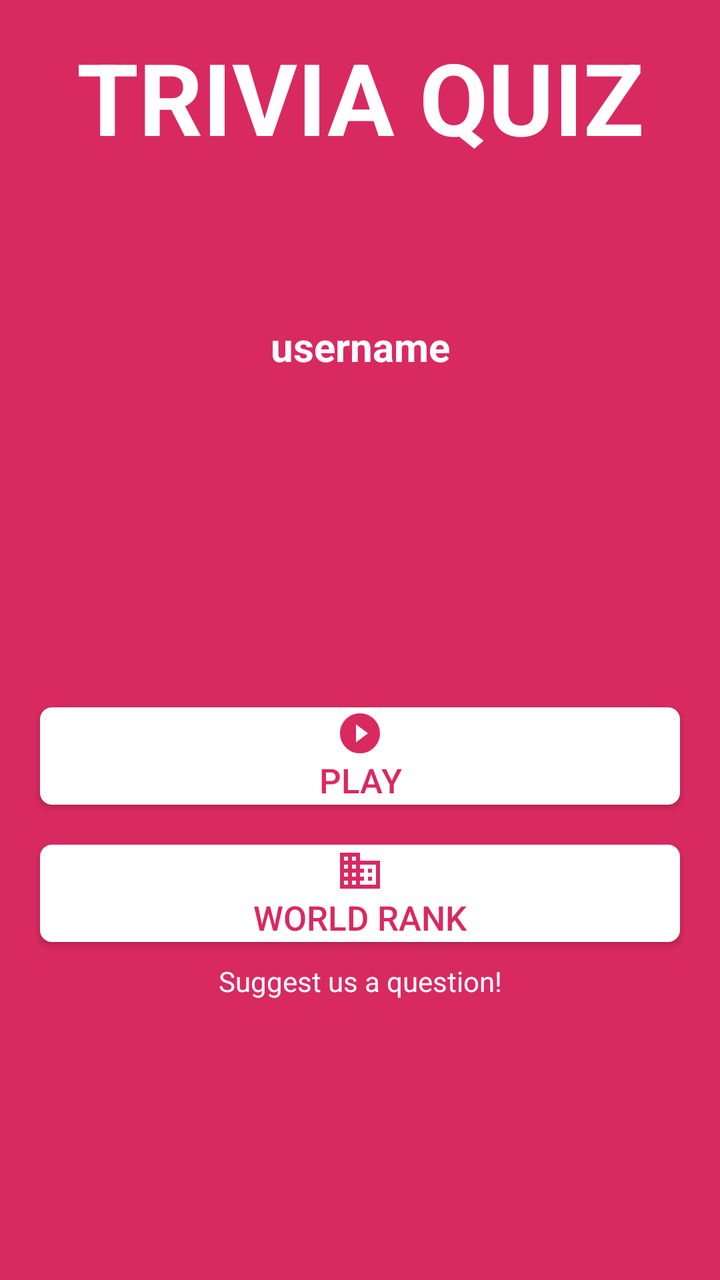
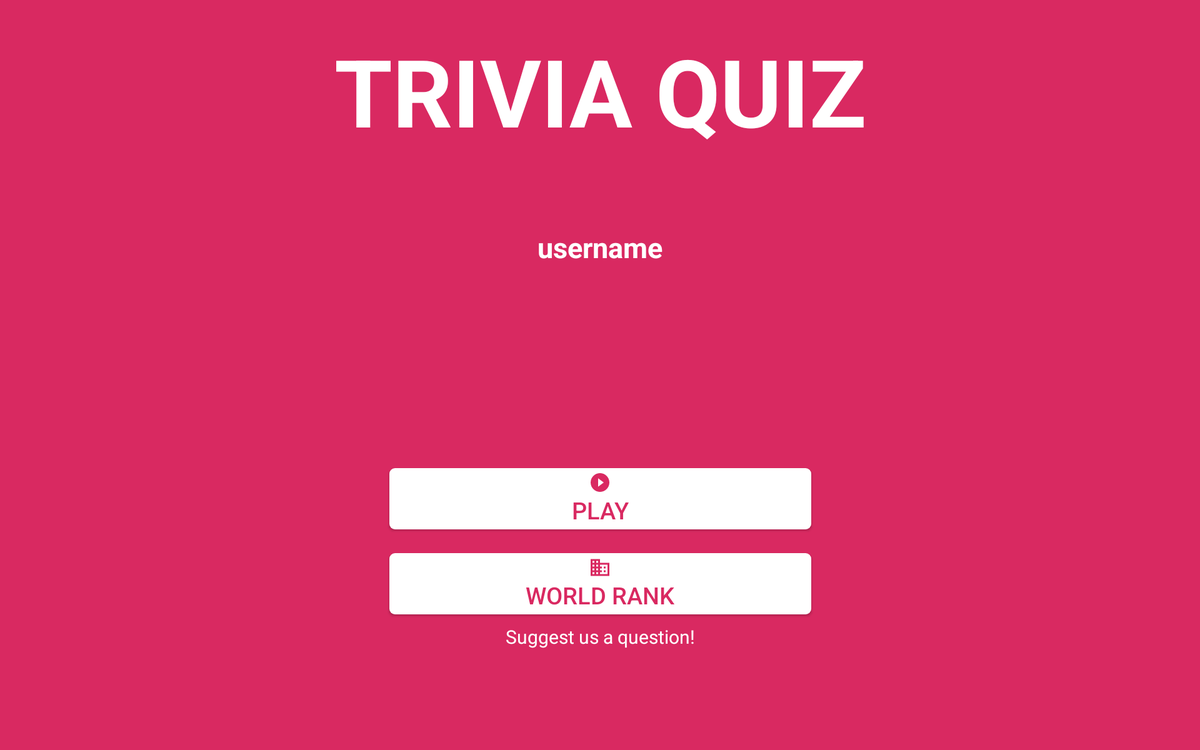

One screen, two layout resources from the same app: the default and the repository's alternative for another configuration. Each is rendered where Android would select it; the XML of both is given below.
<!-- AndroidManifest.xml: application theme AppTheme -->
<!-- res/layout/welcome_activity.xml -->
<?xml version="1.0" encoding="utf-8"?>
<androidx.constraintlayout.widget.ConstraintLayout xmlns:android="http://schemas.android.com/apk/res/android"
    xmlns:app="http://schemas.android.com/apk/res-auto"
    xmlns:tools="http://schemas.android.com/tools"
    android:id="@+id/container"
    android:layout_width="match_parent"
    android:layout_height="match_parent"
    android:background="#D92961">

    <TextView
        android:id="@+id/trivia_title"
        android:layout_width="match_parent"
        android:layout_height="wrap_content"
        android:layout_marginTop="15dp"
        android:text="@string/trivia_quiz_title"
        android:textAlignment="center"
        android:textColor="#fff"
        android:textSize="50sp"
        android:textStyle="bold"
        app:layout_constraintEnd_toEndOf="parent"
        app:layout_constraintStart_toStartOf="parent"
        app:layout_constraintTop_toTopOf="parent" />

    <TextView
        android:id="@+id/username"
        android:layout_width="match_parent"
        android:layout_height="wrap_content"
        android:layout_marginTop="78dp"
        android:text="@string/username"
        android:textAlignment="center"
        android:textColor="#fff"
        android:textSize="20sp"
        android:textStyle="bold"
        app:layout_constraintEnd_toEndOf="parent"
        app:layout_constraintStart_toStartOf="parent"
        app:layout_constraintTop_toBottomOf="@id/trivia_title" />

    <ImageView
        android:id="@+id/profilePic"
        android:layout_width="120dp"
        android:layout_height="120dp"
        android:layout_marginTop="7dp"
        android:contentDescription="@string/todo7"
        app:layout_constraintEnd_toEndOf="parent"
        app:layout_constraintStart_toStartOf="parent"
        app:layout_constraintTop_toBottomOf="@+id/username"
        tools:srcCompat="@tools:sample/avatars" />

    <Button
        android:id="@+id/start_game_button"
        android:layout_width="320dp"
        android:layout_height="wrap_content"
        android:layout_marginTop="40dp"
        android:layout_marginBottom="30dp"
        android:background="@drawable/custom_button5"
        android:drawableTop="@drawable/ic_play_circle_filled_black_24dp"
        android:padding="1dp"
        android:text="@string/play"
        android:textAlignment="center"
        android:textColor="#D92961"
        android:textSize="17sp"
        app:layout_constraintEnd_toEndOf="parent"
        app:layout_constraintStart_toStartOf="parent"
        app:layout_constraintTop_toBottomOf="@+id/profilePic" />

    <Button
        android:id="@+id/world_rank_button"
        android:layout_width="320dp"
        android:layout_height="wrap_content"
        android:layout_marginTop="20dp"
        android:background="@drawable/custom_button5"
        android:drawableTop="@drawable/ic_business_black_24dp"
        android:padding="1dp"
        android:text="@string/world_rank"
        android:textAlignment="center"
        android:textColor="#D92961"
        android:textSize="17sp"
        app:layout_constraintEnd_toEndOf="parent"
        app:layout_constraintStart_toStartOf="parent"
        app:layout_constraintTop_toBottomOf="@+id/start_game_button" />

    <TextView
        android:id="@+id/suggest_question"
        android:layout_width="wrap_content"
        android:layout_height="wrap_content"
        android:layout_gravity="center"
        android:layout_marginTop="10dp"
        android:clickable="true"
        android:focusable="true"
        android:text="@string/suggest"
        android:textColor="#fff"
        app:layout_constraintEnd_toEndOf="parent"
        app:layout_constraintStart_toStartOf="parent"
        app:layout_constraintTop_toBottomOf="@+id/world_rank_button" />

    <ImageButton
        android:id="@+id/openSettings_Button2"
        android:layout_width="30dp"
        android:layout_height="30dp"
        android:layout_gravity="end"
        android:layout_marginTop="85dp"
        android:layout_marginEnd="10dp"
        android:background="@drawable/ic_settings_black_24dp2"
        android:contentDescription="@string/todo3"
        android:onClick="openSettings2"
        app:layout_constraintBottom_toBottomOf="parent"
        app:layout_constraintEnd_toEndOf="parent"
        app:layout_constraintTop_toBottomOf="@+id/world_rank_button"
        app:layout_constraintVertical_bias="0.846" />

    <ImageButton
        android:id="@+id/openFragment"
        android:layout_width="29dp"
        android:layout_height="29dp"
        android:layout_gravity="end"
        android:layout_marginStart="10dp"
        android:layout_marginTop="85dp"
        android:background="@drawable/ic_baseline_info_24"
        android:contentDescription="@string/todo3"
        app:layout_constraintBottom_toBottomOf="parent"
        app:layout_constraintStart_toStartOf="parent"
        app:layout_constraintTop_toBottomOf="@+id/world_rank_button"
        app:layout_constraintVertical_bias="0.846" />

</androidx.constraintlayout.widget.ConstraintLayout>
<!-- resources referenced by this layout -->
<resources>
  <!-- drawable custom_button5 (drawable) -->
  <?xml version="1.0" encoding="utf-8"?>
  <shape xmlns:android="http://schemas.android.com/apk/res/android" android:shape="rectangle">
  
      <corners android:radius="6dp" />
      <gradient android:startColor="#ffffff" android:endColor="#ffffff" android:type="linear" />
  
  </shape>
  <!-- drawable ic_business_black_24dp (drawable) -->
  <vector android:height="24dp" android:tint="#D92961"
      android:viewportHeight="24.0" android:viewportWidth="24.0"
      android:width="24dp" xmlns:android="http://schemas.android.com/apk/res/android">
      <path android:fillColor="#FF000000" android:pathData="M12,7L12,3L2,3v18h20L22,7L12,7zM6,19L4,19v-2h2v2zM6,15L4,15v-2h2v2zM6,11L4,11L4,9h2v2zM6,7L4,7L4,5h2v2zM10,19L8,19v-2h2v2zM10,15L8,15v-2h2v2zM10,11L8,11L8,9h2v2zM10,7L8,7L8,5h2v2zM20,19h-8v-2h2v-2h-2v-2h2v-2h-2L12,9h8v10zM18,11h-2v2h2v-2zM18,15h-2v2h2v-2z"/>
  </vector>
  <!-- drawable ic_play_circle_filled_black_24dp (drawable) -->
  <vector android:height="24dp" android:tint="#D92961"
      android:viewportHeight="24.0" android:viewportWidth="24.0"
      android:width="24dp" xmlns:android="http://schemas.android.com/apk/res/android">
      <path android:fillColor="#FF000000" android:pathData="M12,2C6.48,2 2,6.48 2,12s4.48,10 10,10 10,-4.48 10,-10S17.52,2 12,2zM10,16.5v-9l6,4.5 -6,4.5z"/>
  </vector>
  <string name="play">Play</string>
  <string name="suggest">Suggest us a question!</string>
  <string name="todo3">TODO</string>
  <string name="todo7">TODO</string>
  <string name="trivia_quiz_title">TRIVIA QUIZ</string>
  <string name="username">username</string>
  <string name="world_rank">World rank</string>
  <style name="AppTheme" parent="Theme.AppCompat.Light.NoActionBar">
          
          <item name="colorPrimary">@color/colorPrimary</item>
          <item name="colorPrimaryDark">#F8A219</item>
          <item name="colorAccent">#00B8D4</item>
      </style>
  <color name="colorPrimary">#6200EE</color>
</resources>
<!-- res/layout-sw720dp-land/welcome_activity.xml (the repository's variant of the layout above) -->
<!-- drawn on a large tablet held sideways -->
<?xml version="1.0" encoding="utf-8"?>
<androidx.constraintlayout.widget.ConstraintLayout xmlns:android="http://schemas.android.com/apk/res/android"
    xmlns:app="http://schemas.android.com/apk/res-auto"
    xmlns:tools="http://schemas.android.com/tools"
    android:id="@+id/container"
    android:layout_width="match_parent"
    android:layout_height="match_parent"
    android:background="#D92961">

    <TextView
        android:id="@+id/trivia_title"
        android:layout_width="match_parent"
        android:layout_height="wrap_content"
        android:layout_marginTop="30dp"
        android:text="@string/trivia_quiz_title"
        android:textAlignment="center"
        android:textColor="#fff"
        android:textSize="100sp"
        android:textStyle="bold"
        app:layout_constraintEnd_toEndOf="parent"
        app:layout_constraintStart_toStartOf="parent"
        app:layout_constraintTop_toTopOf="parent" />

    <TextView
        android:id="@+id/username"
        android:layout_width="match_parent"
        android:layout_height="wrap_content"
        android:layout_marginTop="80dp"
        android:text="@string/username"
        android:textAlignment="center"
        android:textColor="#fff"
        android:textSize="30sp"
        android:textStyle="bold"
        app:layout_constraintEnd_toEndOf="parent"
        app:layout_constraintStart_toStartOf="parent"
        app:layout_constraintTop_toBottomOf="@id/trivia_title" />

    <ImageView
        android:id="@+id/profilePic"
        android:layout_width="150dp"
        android:layout_height="150dp"
        android:layout_marginTop="10dp"
        android:contentDescription="@string/todo7"
        app:layout_constraintEnd_toEndOf="parent"
        app:layout_constraintStart_toStartOf="parent"
        app:layout_constraintTop_toBottomOf="@+id/username"
        tools:srcCompat="@tools:sample/avatars" />

    <Button
        android:id="@+id/start_game_button"
        android:layout_width="450dp"
        android:layout_height="wrap_content"
        android:layout_marginTop="55dp"
        android:layout_marginBottom="30dp"
        android:background="@drawable/custom_button5"
        android:drawableTop="@drawable/ic_play_circle_filled_black_24dp"
        android:padding="3dp"
        android:text="@string/play"
        android:textAlignment="center"
        android:textColor="#D92961"
        android:textSize="25sp"
        app:layout_constraintEnd_toEndOf="parent"
        app:layout_constraintStart_toStartOf="parent"
        app:layout_constraintTop_toBottomOf="@+id/profilePic" />

    <Button
        android:id="@+id/world_rank_button"
        android:layout_width="450dp"
        android:layout_height="wrap_content"
        android:layout_marginTop="25dp"
        android:background="@drawable/custom_button5"
        android:drawableTop="@drawable/ic_business_black_24dp"
        android:padding="3dp"
        android:text="@string/world_rank"
        android:textAlignment="center"
        android:textColor="#D92961"
        android:textSize="25sp"
        app:layout_constraintEnd_toEndOf="parent"
        app:layout_constraintStart_toStartOf="parent"
        app:layout_constraintTop_toBottomOf="@+id/start_game_button" />

    <TextView
        android:id="@+id/suggest_question"
        android:layout_width="wrap_content"
        android:layout_height="wrap_content"
        android:layout_gravity="center"
        android:layout_marginTop="10dp"
        android:clickable="true"
        android:focusable="true"
        android:text="@string/suggest"
        android:textColor="#fff"
        android:textSize="20sp"
        app:layout_constraintEnd_toEndOf="parent"
        app:layout_constraintStart_toStartOf="parent"
        app:layout_constraintTop_toBottomOf="@+id/world_rank_button" />

    <ImageButton
        android:id="@+id/openSettings_Button2"
        android:layout_width="40dp"
        android:layout_height="40dp"
        android:layout_gravity="end"
        android:layout_marginTop="16dp"
        android:layout_marginEnd="16dp"
        android:background="@drawable/ic_settings_black_24dp2"
        android:contentDescription="@string/todo3"
        android:onClick="openSettings2"
        app:layout_constraintBottom_toBottomOf="parent"
        app:layout_constraintEnd_toEndOf="parent"
        app:layout_constraintTop_toBottomOf="@+id/world_rank_button"
        app:layout_constraintVertical_bias="0.94" />

    <ImageButton
        android:id="@+id/openFragment"
        android:layout_width="40dp"
        android:layout_height="40dp"
        android:layout_gravity="end"
        android:layout_marginEnd="75dp"
        android:background="@drawable/ic_baseline_info_24"
        android:contentDescription="@string/todo3"
        app:layout_constraintBottom_toBottomOf="parent"
        app:layout_constraintEnd_toEndOf="parent"
        app:layout_constraintTop_toBottomOf="@+id/world_rank_button"
        app:layout_constraintVertical_bias="0.94" />

</androidx.constraintlayout.widget.ConstraintLayout>
